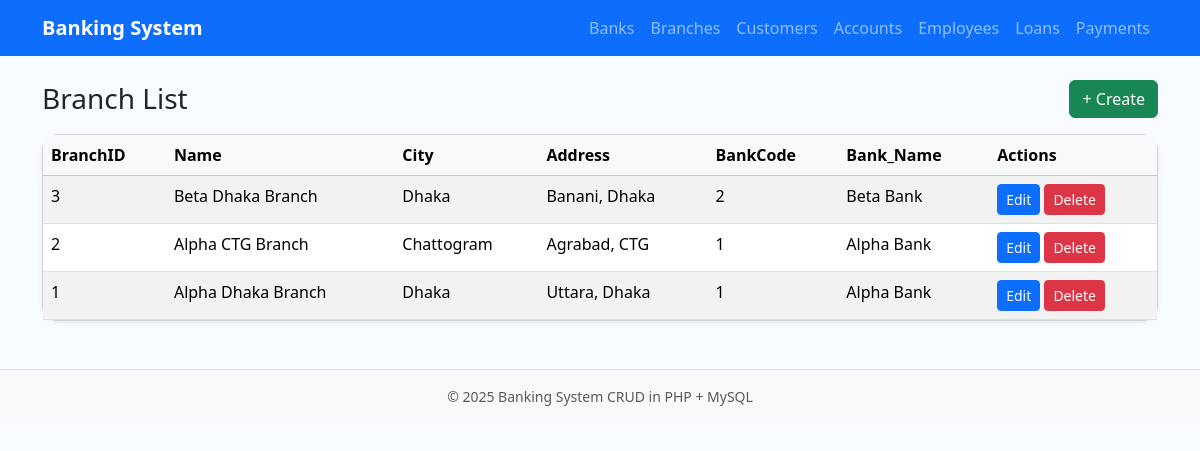
Page /banking_system/branch/list.php on the committed database.
### tables this page shows
CREATE TABLE Branch (
    BranchID INT AUTO_INCREMENT PRIMARY KEY,
    Name VARCHAR(100) NOT NULL,
    City VARCHAR(50) NOT NULL,
    Address VARCHAR(200) NOT NULL,
    BankCode INT NOT NULL,
    CONSTRAINT fk_branch_bank FOREIGN KEY (BankCode) REFERENCES Bank(BankCode)
        ON UPDATE CASCADE ON DELETE RESTRICT
);

CREATE TABLE Bank (
    BankCode INT AUTO_INCREMENT PRIMARY KEY,
    Name VARCHAR(100) NOT NULL,
    City VARCHAR(50) NOT NULL,
    Address VARCHAR(200) NOT NULL
);

### banking_system/branch/list.php (the view)
<?php require_once __DIR__ . '/../config/db.php'; ?>
<?php include __DIR__ . '/../includes/header.php'; ?>
<div class="d-flex justify-content-between align-items-center mb-3">
  <h3 class="mb-0 text-capitalize">branch list</h3>
  <a href="/banking_system/branch/create.php" class="btn btn-success">+ Create</a>
</div>
<div class="card shadow-sm">
  <div class="table-responsive">
    <table class="table table-striped table-hover mb-0">
      <thead class="table-light">
        <tr>
          <th>BranchID</th>
          <th>Name</th>
          <th>City</th>
          <th>Address</th>
          <th>BankCode</th>
          <th>Bank_Name</th>
          <th>Actions</th>
        </tr>
      </thead>
      <tbody>
<?php
$sql = "SELECT branch.BranchID, branch.Name, branch.City, branch.Address, branch.BankCode, t1.Name AS Bank_Name FROM branch  LEFT JOIN Bank t1 ON t1.BankCode = branch.BankCode  ORDER BY branch.BranchID DESC";
$res = $conn->query($sql);
if ($res) {
  while ($row = $res->fetch_assoc()) {
    echo "<tr>";
    echo "<td>" . htmlspecialchars($row["BranchID"] ?? "") . "</td>";
    echo "<td>" . htmlspecialchars($row["Name"] ?? "") . "</td>";
    echo "<td>" . htmlspecialchars($row["City"] ?? "") . "</td>";
    echo "<td>" . htmlspecialchars($row["Address"] ?? "") . "</td>";
    echo "<td>" . htmlspecialchars($row["BankCode"] ?? "") . "</td>";
    echo "<td>" . htmlspecialchars($row["Bank_Name"] ?? "") . "</td>";
    echo "<td>
      <a class='btn btn-sm btn-primary' href='/banking_system/branch/edit.php?id=" . urlencode($row["BranchID"]) . "'>Edit</a>
      <a class='btn btn-sm btn-danger' onclick=\"return confirm('Delete this record?');\" href='/banking_system/branch/delete.php?id=" . urlencode($row["BranchID"]) . "'>Delete</a>
    </td>";
    echo "</tr>";
  }
}
?>
      </tbody>
    </table>
  </div>
</div>
<?php include __DIR__ . '/../includes/footer.php'; ?>

### banking_system/assets/css/style.css (style rules this page uses)
body { background: #f8fbff; }
.table thead th { white-space: nowrap; }
.card { border-radius: 1rem; }

### rows in the picture
branch: BranchID "3", Name "Beta Dhaka Branch", City "Dhaka", Address "Banani, Dhaka", BankCode "2", BankCode.Name "Beta Bank"
branch: BranchID "2", Name "Alpha CTG Branch", City "Chattogram", Address "Agrabad, CTG", BankCode "1", BankCode.Name "Alpha Bank"
branch: BranchID "1", Name "Alpha Dhaka Branch", City "Dhaka", Address "Uttara, Dhaka", BankCode "1", BankCode.Name "Alpha Bank"
